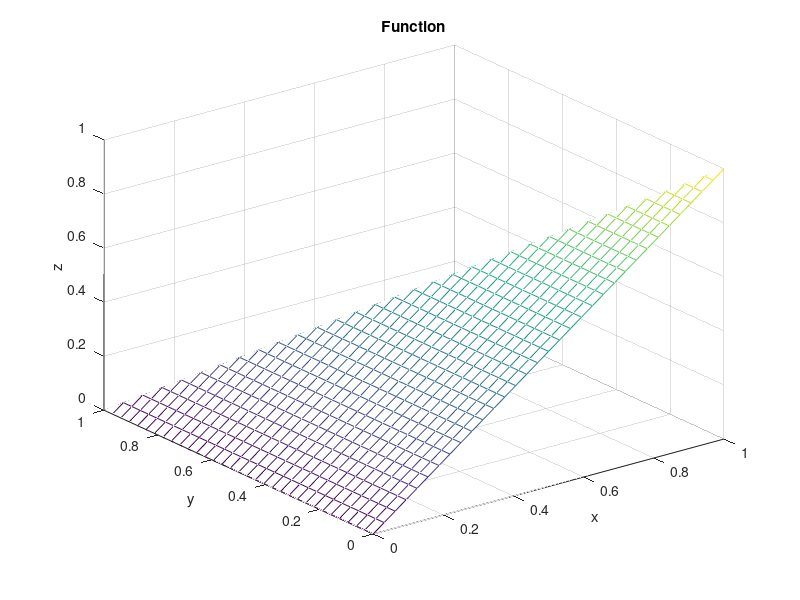

Reproduce this figure in MATLAB.
tx = ty = linspace (0, 1, 33)';
[x, y] = meshgrid (tx, ty);

function z = and(x,y)
  z = min(x,y);
endfunction

function z = or(x,y)
  z = max(x,y);
endfunction

function z = xor(x,y)
  z = or(and(not(x), y), and(x, not(y)));
endfunction

function z = not(x)
  z = 1-x;
endfunction

function z = very(x)
  z = x .* x;
endfunction

function z = somewhat(x)
  z = sqrt(x);
endfunction

function z = truth(x,y)
  z = min(x, 1 - y);
endfunction

function z = falsity(x,y)
  z = isTrue(y,x);
endfunction

function z = isAntinomy(x,y)
  z = max(0, x + y - 1);
endfunction

function z = certainty(x,y)
  z = xor(x,y);
endfunction

function z = implies(x,y)
  z = or(not(x),y);
endfunction

function z = iff(x,y)
  z = or(and(x, y), and(not(x), not(y)));
endfunction

z = truth(x, y);

mesh (tx, ty, z);
xlabel ("x");
ylabel ("y");
zlabel ("z");
title ("Function");

